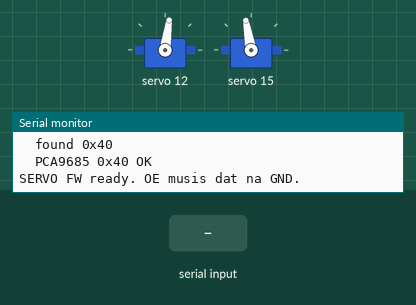
A sketch run on a simulated ESP32. Parts: 2 × servo, the last lines printed to the serial monitor. Inputs (shaded band) come from the test bench.

Above: at 1.5 s.
1.6 s: "lim 90 45\n" received over Serial
At 2.2 s:
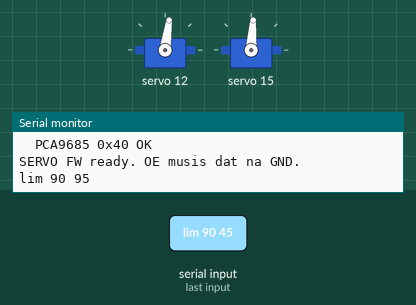
3.1 s: "s\n" received over Serial
Timing chart, 0 to 6.1 s (numbered marks = the images above; inputs shaded):
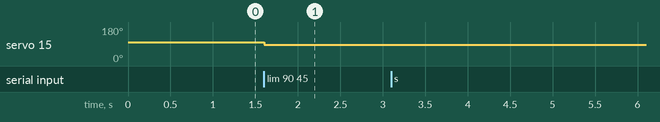

The sketch:

pca9685_servo_test.ino
```cpp
/*
  Serva z PC: ESP32 + PCA9685, libovolny kanal 0-15.

  I2C: SDA=21, SCL=25
  Serial 115200:
    ping           I2C scan + stav
    12 90
    map 1 4
    lim 60 120
    nudge 4
    mid

  Mechanika:
    kanal 12 = pan vlevo/vpravo
    kanal 15 = tilt nahoru/dolu: 0 = strop, 110 = primo dopredu, 159 = dolu

*/

#include <Wire.h>
#include <Adafruit_PWMServoDriver.h>

const int PIN_SDA = 21;
const int PIN_SCL = 25;

Adafruit_PWMServoDriver pwm = Adafruit_PWMServoDriver(0x40);

const int SERVO_MIN = 110;  // ~0.54 ms — nenechat moc siroke, 180 by skocilo na stred
const int SERVO_MAX = 460;  // ~2.25 ms
const int FULL_MIN = 0;
const int FULL_MAX = 180;
const int MID_A = 90;    // pan stred
const int MID_B = 110;   // tilt primo dopredu (0 = strop)

int chA = 12;
int chB = 15;
int limMin = 0;
int limMax = 159;
bool pcaOk = false;

void setDeg(int ch, int deg, int lo, int hi);

void i2cScan() {
  Serial.println("--- I2C scan SDA=21 SCL=25 ---");
  int found = 0;
  for (uint8_t addr = 1; addr < 127; addr++) {
    Wire.beginTransmission(addr);
    uint8_t err = Wire.endTransmission();
    if (err == 0) {
      Serial.printf("  found 0x%02X\n", addr);
      found++;
      if (addr == 0x40) {
        pcaOk = true;
      }
    }
  }
  if (found == 0) {
    pcaOk = false;
    Serial.println("  NIC. Zkontroluj VCC=3V3, GND, SDA=21, SCL=25.");
  } else if (!pcaOk) {
    Serial.println("  Cip je, ale ne 0x40 (jumper A0-A5?).");
  } else {
    Serial.println("  PCA9685 0x40 OK");
  }
}

void setup() {
  Serial.begin(115200);
  delay(300);
  Wire.begin(PIN_SDA, PIN_SCL);
  Wire.setClock(100000);
  delay(20);
  i2cScan();
  pwm.begin();
  pwm.setOscillatorFrequency(27000000);
  pwm.setPWMFreq(50);
  delay(10);
  if (pcaOk) {
    setDeg(chA, MID_A, FULL_MIN, FULL_MAX);
    setDeg(chB, MID_B, limMin, limMax);
  }
  Serial.println("SERVO FW ready. OE musis dat na GND.");
}

void setDeg(int ch, int deg, int lo, int hi) {
  if (ch < 0 || ch > 15) {
    return;
  }
  deg = constrain(deg, lo, hi);
  int pulse = map(deg, 0, 180, SERVO_MIN, SERVO_MAX);
  pwm.setPWM((uint8_t)ch, 0, pulse);
}

void loop() {
  if (!Serial.available()) {
    delay(5);
    return;
  }
  String line = Serial.readStringUntil('\n');
  line.trim();
  if (line.length() == 0) {
    return;
  }
  if (line == "ping" || line == "?") {
    i2cScan();
    return;
  }
  if (line == "s" || line == "mid") {
    setDeg(chA, MID_A, FULL_MIN, FULL_MAX);
    setDeg(chB, MID_B, limMin, limMax);
    Serial.printf("mid A=%d B=%d pca=%d\n", chA, chB, pcaOk ? 1 : 0);
    return;
  }
  if (line.startsWith("map ")) {
    int a = 0;
    int b = 0;
    if (sscanf(line.c_str(), "map %d %d", &a, &b) == 2 && a >= 0 && a <= 15 && b >= 0 && b <= 15) {
      chA = a;
      chB = b;
      setDeg(chA, MID_A, FULL_MIN, FULL_MAX);
      setDeg(chB, MID_B, limMin, limMax);
      Serial.printf("map A=%d B=%d\n", chA, chB);
    }
    return;
  }
  if (line.startsWith("lim ")) {
    int a = 0;
    int b = 0;
    if (sscanf(line.c_str(), "lim %d %d", &a, &b) == 2) {
      limMin = constrain(a, 0, 170);
      limMax = constrain(b, limMin + 5, 180);
      setDeg(chB, constrain(MID_B, limMin, limMax), limMin, limMax);
      Serial.printf("lim %d %d\n", limMin, limMax);
    }
    return;
  }
  if (line.startsWith("nudge ")) {
    int ch = 0;
    if (sscanf(line.c_str(), "nudge %d", &ch) == 1 && ch >= 0 && ch <= 15) {
      int lo = (ch == chB) ? limMin : FULL_MIN;
      int hi = (ch == chB) ? limMax : FULL_MAX;
      int home = (ch == chB) ? MID_B : MID_A;
      int a1 = constrain(home - 20, lo, hi);
      int a2 = constrain(home + 20, lo, hi);
      setDeg(ch, a1, lo, hi);
      delay(280);
      setDeg(ch, a2, lo, hi);
      delay(280);
      setDeg(ch, home, lo, hi);
      Serial.printf("nudge %d pca=%d\n", ch, pcaOk ? 1 : 0);
    }
    return;
  }
  int ch = 0;
  int deg = 0;
  if (sscanf(line.c_str(), "%d %d", &ch, &deg) == 2 && ch >= 0 && ch <= 15) {
    int lo = FULL_MIN;
    int hi = FULL_MAX;
    if (ch == chB) {
      lo = limMin;
      hi = limMax;
    }
    int v = constrain(deg, lo, hi);
    setDeg(ch, v, lo, hi);
    Serial.printf("%d %d pca=%d\n", ch, v, pcaOk ? 1 : 0);
  }
}
```

Measured:
- after the input at 1.6 s, servo 15: 100° → 86° at once
